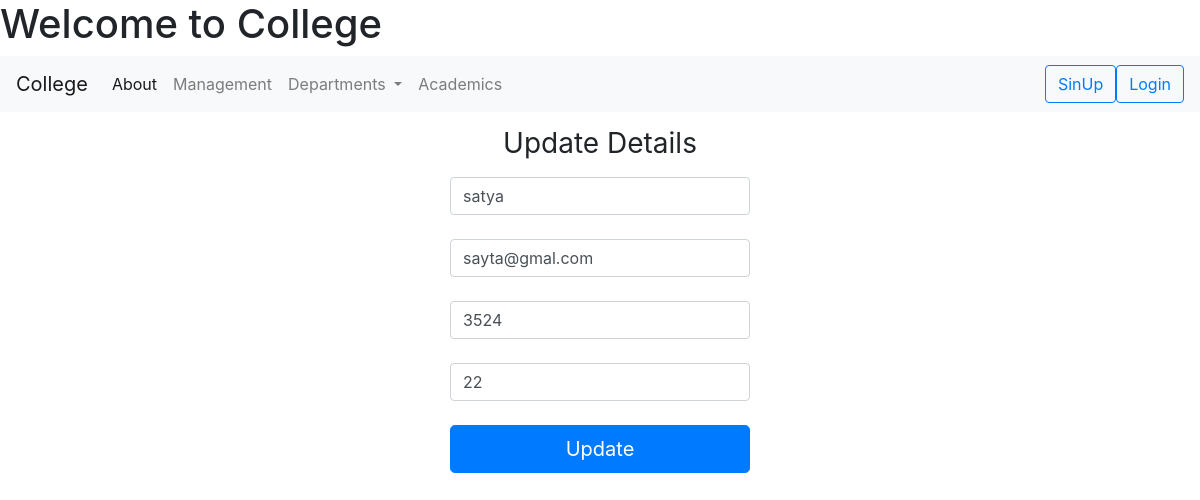
The page /faculty/edit/10 on the database its author committed.
### CSE/models.py (models this page shows, shortened)
class CseStudentRegister(models.Model):
    student_name = models.CharField(max_length=10)
    phone_num = models.IntegerField()
    email = models.EmailField()
    age = models.IntegerField()

### CSE/views.py (the view, shortened to what this page needs)
# urls.py: path('edit/<int:id>', views.edit, name='edit'),
def edit(request, id):
    student = CseStudentRegister.objects.get(id=id)
    return render(request, 'edit.html', {'data': student})

### CSE/templates/edit.html (shortened to what this page needs)
{% extends 'index.html' %}
{% block foo %}
<form class="form-signin" style="text-align: center;" method="post">
      <h1 class="h3 mb-3 font-weight-normal">Update Details</h1>
    <input type="text"  class="form-control" placeholder="Name" name="name" value="{{ data.student_name }}"><br>
    <input type="email" class="form-control" placeholder="Email address" name="email" value="{{ data.email }}"><br>
    <input type="text" class="form-control" placeholder="Phone number" name="phone_num" value="{{ data.phone_num }}"><br>
    <input type="text" class="form-control" placeholder="age" name="age" value="{{ data.age }}"><br>
      <button class="btn btn-lg btn-primary btn-block" type="submit">Update</button>
</form>
{% endblock %}

### CSE/templates/index.html (style rules this page uses)
.form-signin { width: 100%; max-width: 330px; padding: 15px; margin: auto; }
form { display: block; margin-top: 0em; }

### rows shown on the page
CseStudentRegister: name "satya", email "sayta@gmal.com", phone_num "3524", age "22"
